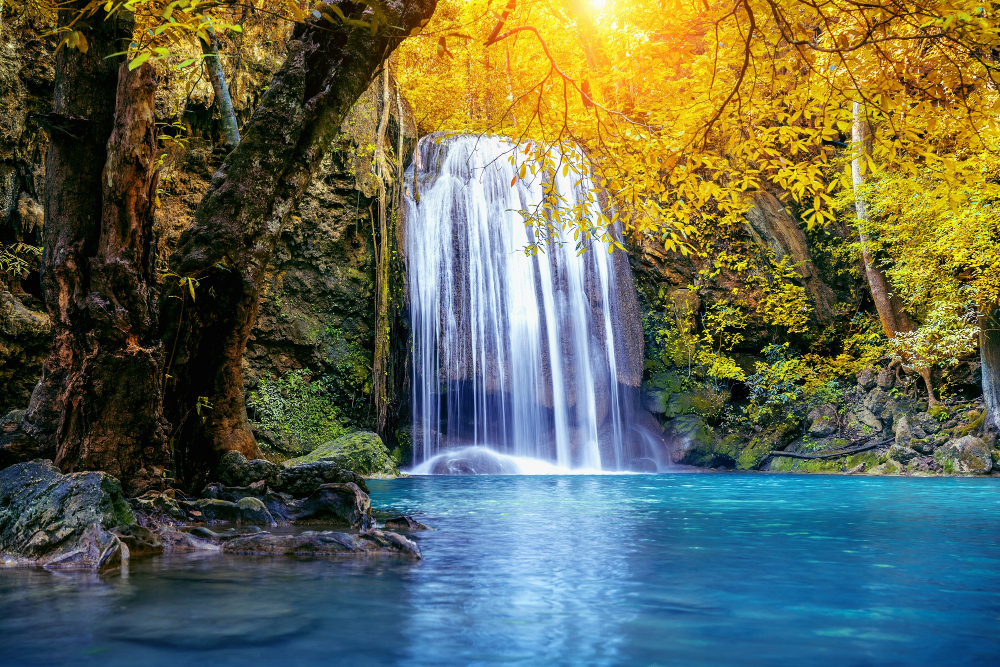
#> input picture nature1.jpg, 1000 x 667 px
$ python imagetransformation-rotation1.py
#> lines starting #> are read from the running program, lines starting #| are printed output that depends on the picture
'''
The program is written to rotate the image
'''
#importing the library
import cv2


image_path = 'nature1.jpg'
img1 = cv2.imread(image_path)
#> img1 is the input picture: shape (667, 1000, 3); mean B, G, R 81.1, 103.1, 96.7
img = cv2.resize(img1, (400,400))
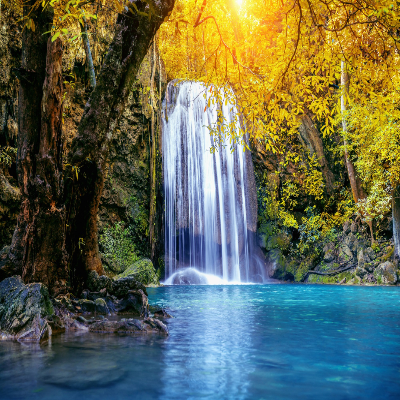
#> img: shape (400, 400, 3); mean B, G, R 81, 102.9, 96.6

if img is None:
    print("Error: Image not loaded.")
else:
    height, width, _ = img.shape
#> height = 400; width = 400
    #Finding the center of the image
    center = (width // 2, height // 2)
#> center = (200, 200)
    angle = 45
    scale = 1.0
    #rotating the image by 45 degree anticlockwise with original image scale
    matrix_45 = cv2.getRotationMatrix2D(center, angle, scale)
    rotatedbyangle_45 = cv2.warpAffine(img, matrix_45, (width, height))
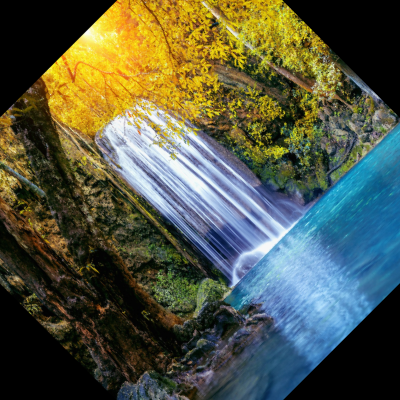
#> rotatedbyangle_45: shape (400, 400, 3); mean B, G, R 68.8, 87.5, 82.8
    # rotating the image by 90 degrees clockwise with half scale of the original
    angle_neg = -90
    scale_half = 0.5
    matrix_neg_90 = cv2.getRotationMatrix2D(center, angle_neg, scale_half)
    rotated_neg_90 = cv2.warpAffine(img, matrix_neg_90, (width, height))
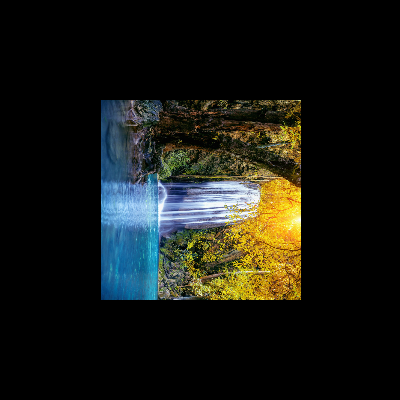
#> rotated_neg_90: shape (400, 400, 3); mean B, G, R 20.2, 25.7, 24.2
    cv2.imshow('Original image', img)
    cv2.imshow(f'Rotated image by {angle} anticlockwise degrees', rotatedbyangle_45)
    cv2.imshow(f'Rotated image {angle_neg} degrees clockwise',rotated_neg_90)
    cv2.waitKey(0)
    cv2.destroyAllWindows()

$ run again, with image_resizing.png saved as nature1.jpg
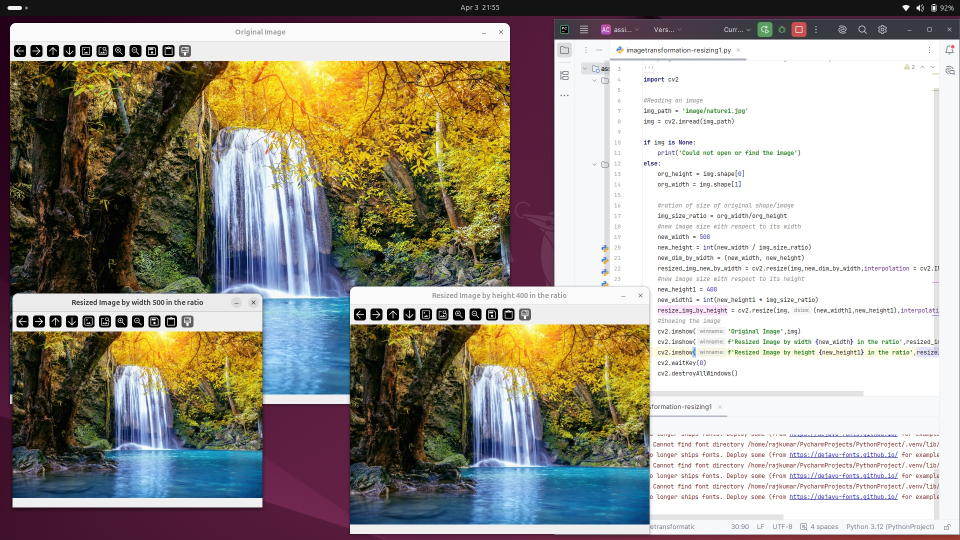
#> input picture image_resizing.png, 1920 x 1080 px (shown at 1/2 size)
#> img1 is the input picture: shape (1080, 1920, 3); mean B, G, R 142.2, 152.6, 158.1
#> `rotatedbyangle_45 = cv2.warpAffine(img, matrix_45, (width, height))`:
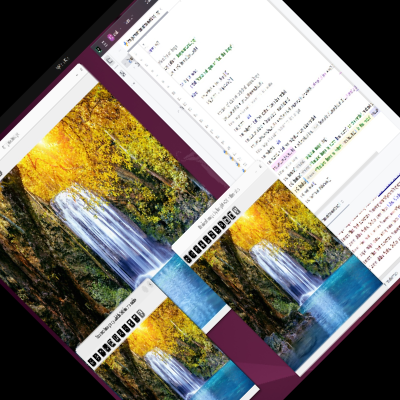
#> rotatedbyangle_45: shape (400, 400, 3); mean B, G, R 118.1, 129.1, 133.4
#> `rotated_neg_90 = cv2.warpAffine(img, matrix_neg_90, (width, height))`:
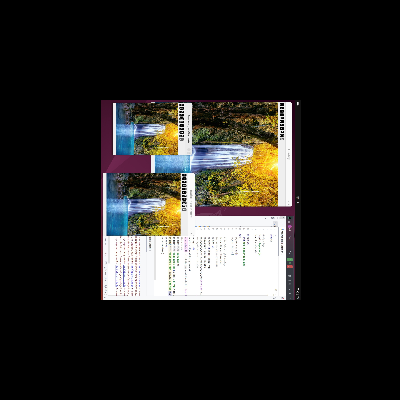
#> rotated_neg_90: shape (400, 400, 3); mean B, G, R 35.3, 37.9, 39.3

$ run again, with laplacian-operator.png saved as nature1.jpg
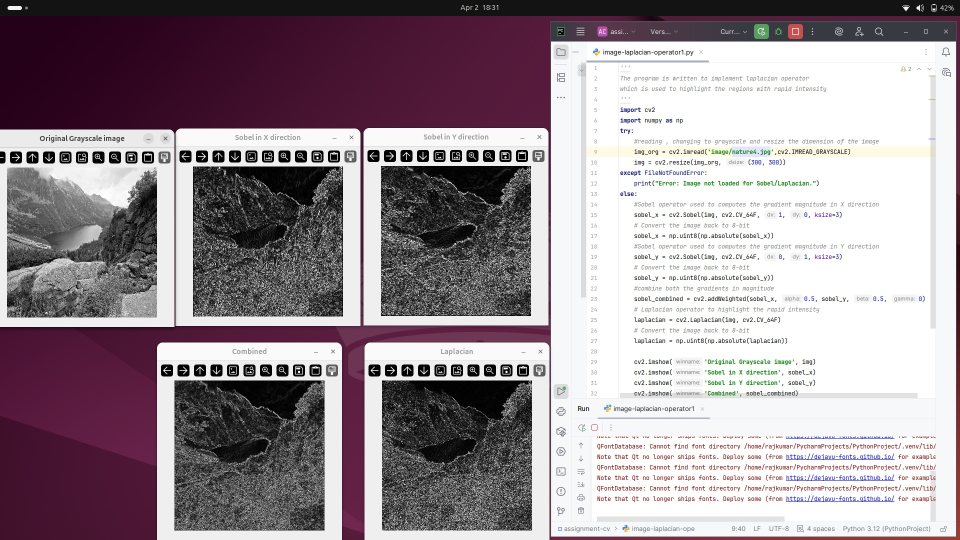
#> input picture laplacian-operator.png, 1920 x 1080 px (shown at 1/2 size)
#> img1 is the input picture: shape (1080, 1920, 3); mean B, G, R 151.3, 144.6, 156.2
#> `rotatedbyangle_45 = cv2.warpAffine(img, matrix_45, (width, height))`:
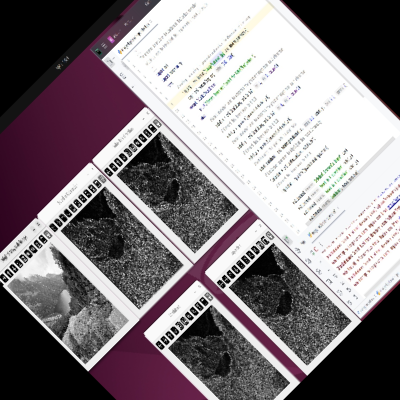
#> rotatedbyangle_45: shape (400, 400, 3); mean B, G, R 130.4, 125.9, 133.9
#> `rotated_neg_90 = cv2.warpAffine(img, matrix_neg_90, (width, height))`:
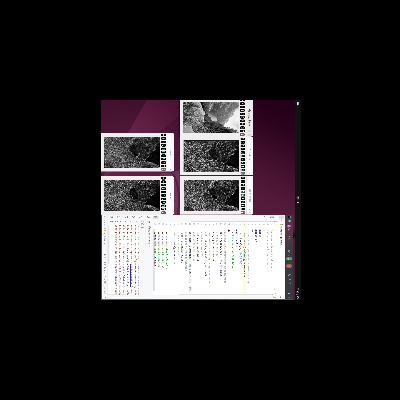
#> rotated_neg_90: shape (400, 400, 3); mean B, G, R 37.8, 36.1, 39

$ run again, with rotating image.png saved as nature1.jpg
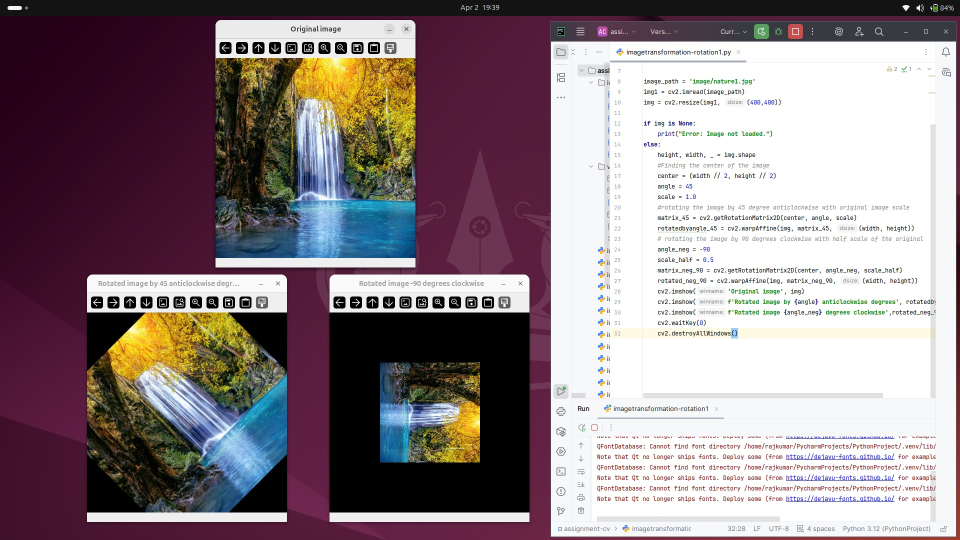
#> input picture rotating image.png, 1920 x 1080 px (shown at 1/2 size)
#> img1 is the input picture: shape (1080, 1920, 3); mean B, G, R 134.5, 129.4, 143.3
#> `rotatedbyangle_45 = cv2.warpAffine(img, matrix_45, (width, height))`:
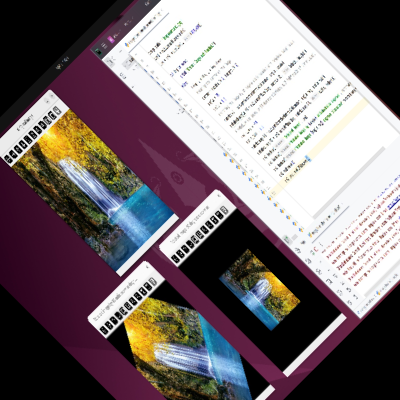
#> rotatedbyangle_45: shape (400, 400, 3); mean B, G, R 114.3, 111.3, 121.8
#> `rotated_neg_90 = cv2.warpAffine(img, matrix_neg_90, (width, height))`:
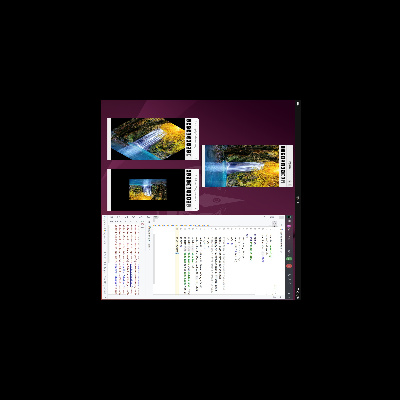
#> rotated_neg_90: shape (400, 400, 3); mean B, G, R 33.6, 32.3, 35.7
